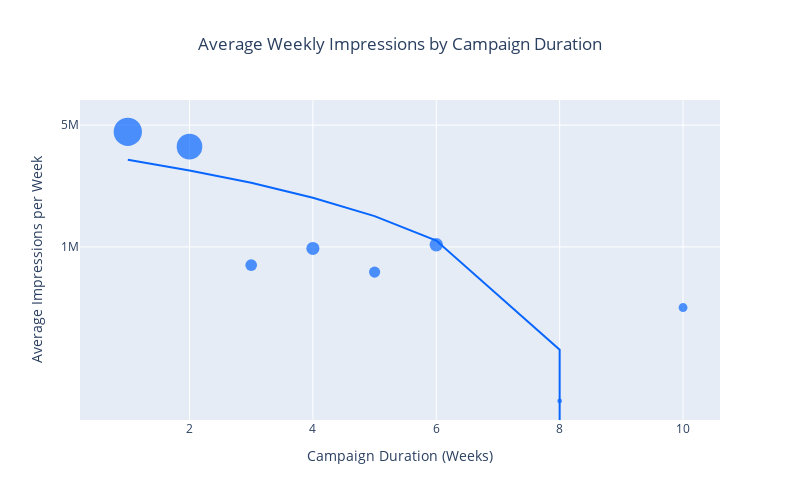

Notebook code cell kept with this figure:
### Code cell
import plotly.express as px

# Calculate average weekly impressions per campaign duration
campaign_impressions = meta_weekly_impressions[[f'CW{i}' for i in range(53)]].sum(axis=1)
meta_weekly_impressions['Total_Impressions'] = campaign_impressions
meta_weekly_impressions['Avg_Impressions_Per_Week'] = meta_weekly_impressions['Total_Impressions'] / meta_weekly_impressions['total_weeks']
duration_analysis = meta_weekly_impressions.groupby('total_weeks')['Avg_Impressions_Per_Week'].mean().reset_index()

# Visualize
fig = px.scatter(duration_analysis, 
                 x='total_weeks', 
                 y='Avg_Impressions_Per_Week',
                 size='Avg_Impressions_Per_Week', 
                 title='Average Weekly Impressions by Campaign Duration',
                 labels={
                     'total_weeks': 'Campaign Duration (Weeks)',
                     'Avg_Impressions_Per_Week': 'Average Impressions per Week'
                 },
                 trendline='ols',
                 color_discrete_sequence=['#0866FF']  
                )
fig.update_layout(
    yaxis_type='log',
    yaxis={
        'tickvals': [1e6, 5e6, 1e7, 5e7, 1e8, 5e8, 1e9, 5e9],
        'ticktext': ['1M', '5M', '10M', '50M', '100M', '500M', '1B', '5B']
    },
    width=800,
    height=500,
    title={
        'x': 0.5,  
        'xanchor': 'center'
    }
)
fig.update_traces(
    hovertemplate='Duration: %{x} weeks<br>Avg Impressions: %{y:,.0f}<extra></extra>',
    marker=dict(line=dict(width=0)) 
)
fig.update_traces(
    line=dict(color='#0866FF'),  
    selector=dict(type='scatter', mode='lines')
)

# Add annotations for highest and lowest points
max_point = duration_analysis.loc[duration_analysis['Avg_Impressions_Per_Week'].idxmax()]
min_point = duration_analysis.loc[duration_analysis['Avg_Impressions_Per_Week'].idxmin()]
fig.add_annotation(
    x=max_point['total_weeks'],
    y=max_point['Avg_Impressions_Per_Week'],
    text=f"{max_point['total_weeks']} weeks: {max_point['Avg_Impressions_Per_Week']/1e6:.1f}M",
    showarrow=True,
    arrowhead=1,
    ax=20,
    ay=-30
)
fig.add_annotation(
    x=min_point['total_weeks'],
    y=min_point['Avg_Impressions_Per_Week'],
    text=f"{min_point['total_weeks']} weeks: {min_point['Avg_Impressions_Per_Week']/1e6:.1f}M",
    showarrow=True,
    arrowhead=1,
    ax=20,
    ay=30
)

fig.show()

### Figure 1 — Plotly figure (JSON) as saved in the notebook; plotly's stock layout.template omitted (floating-point values rounded to 4 significant figures)
{"data": [{"hovertemplate": "Duration: %{x} weeks<br>Avg Impressions: %{y:,.0f}<extra></extra>", "legendgroup": "", "marker": {"color": "#0866FF", "line": {"width": 0}, "size": [4576000.0, 3760000.0, 785900.0, 979600.0, 716400.0, 1029000.0, 130400.0, 448500.0], "sizemode": "area", "sizeref": 11440.0, "symbol": "circle"}, "mode": "markers", "name": "", "orientation": "v", "showlegend": false, "type": "scatter", "x": [1, 2, 3, 4, 5, 6, 8, 10], "xaxis": "x", "y": [4576000.0, 3760000.0, 785900.0, 979600.0, 716400.0, 1029000.0, 130400.0, 448500.0], "yaxis": "y"}, {"hovertemplate": "Duration: %{x} weeks<br>Avg Impressions: %{y:,.0f}<extra></extra>", "legendgroup": "", "line": {"color": "#0866FF"}, "marker": {"color": "#0866FF", "line": {"width": 0}, "symbol": "circle"}, "mode": "lines", "name": "", "showlegend": false, "type": "scatter", "x": [1, 2, 3, 4, 5, 6, 8, 10], "xaxis": "x", "y": [3161000.0, 2746000.0, 2331000.0, 1916000.0, 1501000.0, 1086000.0, 256500.0, -573400.0], "yaxis": "y"}], "layout": {"annotations": [{"arrowhead": 1, "ax": 20, "ay": -30, "showarrow": true, "text": "1.0 weeks: 4.6M", "x": 1, "y": 4576000.0}, {"arrowhead": 1, "ax": 20, "ay": 30, "showarrow": true, "text": "8.0 weeks: 0.1M", "x": 8, "y": 130400.0}], "height": 500, "legend": {"itemsizing": "constant", "tracegroupgap": 0}, "title": {"text": "Average Weekly Impressions by Campaign Duration", "x": 0.5, "xanchor": "center"}, "width": 800, "xaxis": {"anchor": "y", "domain": [0, 1], "title": {"text": "Campaign Duration (Weeks)"}}, "yaxis": {"anchor": "x", "domain": [0, 1], "ticktext": ["1M", "5M", "10M", "50M", "100M", "500M", "1B", "5B"], "tickvals": [1000000, 5000000, 10000000, 50000000, 100000000, 500000000, 1000000000, 5000000000], "title": {"text": "Average Impressions per Week"}, "type": "log"}}}
